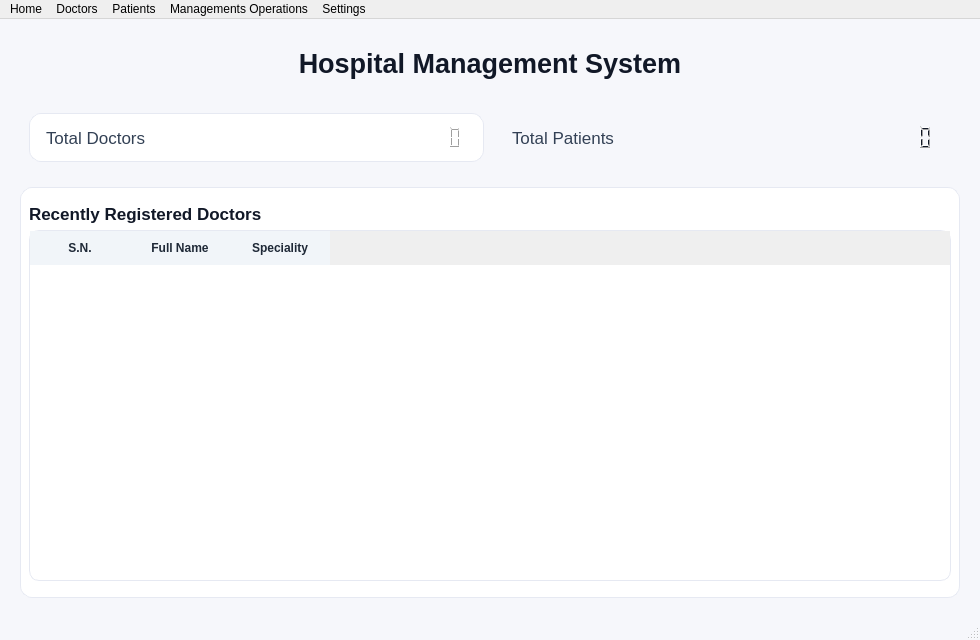
<?xml version="1.0" encoding="UTF-8"?>
<ui version="4.0">
 <class>AdminWindow</class>
 <widget class="QMainWindow" name="AdminWindow">
  <property name="geometry">
   <rect>
    <x>0</x>
    <y>0</y>
    <width>980</width>
    <height>640</height>
   </rect>
  </property>
  <property name="windowTitle">
   <string>Hospital Management System</string>
  </property>
  <property name="styleSheet">
   <string notr="true">QMainWindow {
    background-color: #f6f7fb;
}
QFrame#statCard {
    background-color: #ffffff;
    border: 1px solid #e6e9f2;
    border-radius: 12px;
}
QLabel#titleLabel {
    font-size: 20pt;
    font-weight: 600;
    color: #111827;
}
QLabel#subtitleLabel {
    font-size: 10pt;
    color: #6b7280;
}
QTableWidget {
    background: #ffffff;
    border: 1px solid #e6e9f2;
    border-radius: 10px;
    gridline-color: #e6e9f2;
}
QHeaderView::section {
    background-color: #f1f5f9;
    color: #1f2937;
    border: none;
    padding: 8px;
    font-weight: 600;
}
QLCDNumber {
    background: transparent;
    color: #111827;
}
</string>
  </property>
  <widget class="QWidget" name="centralwidget">
   <layout class="QVBoxLayout" name="centralLayout">
    <property name="spacing">
     <number>16</number>
    </property>
    <property name="leftMargin">
     <number>20</number>
    </property>
    <property name="topMargin">
     <number>20</number>
    </property>
    <property name="rightMargin">
     <number>20</number>
    </property>
    <property name="bottomMargin">
     <number>20</number>
    </property>
    <item>
     <widget class="QWidget" name="headerWidget" native="true">
      <layout class="QVBoxLayout" name="headerLayout">
       <property name="spacing">
        <number>4</number>
       </property>
       <item>
        <widget class="QLabel" name="titleLabel">
         <property name="styleSheet">
          <string notr="true">text-align: center;
</string>
         </property>
         <property name="text">
          <string>Hospital Management System</string>
         </property>
         <property name="alignment">
          <set>Qt::AlignCenter</set>
         </property>
        </widget>
       </item>
      </layout>
     </widget>
    </item>
    <item>
     <widget class="QWidget" name="statsWidget" native="true">
      <layout class="QHBoxLayout" name="statsLayout">
       <property name="spacing">
        <number>12</number>
       </property>
       <item>
        <widget class="QFrame" name="statCard">
         <property name="sizePolicy">
          <sizepolicy hsizetype="Expanding" vsizetype="Preferred">
           <horstretch>0</horstretch>
           <verstretch>0</verstretch>
          </sizepolicy>
         </property>
         <layout class="QHBoxLayout" name="doctorsCardLayout">
          <property name="leftMargin">
           <number>16</number>
          </property>
          <property name="topMargin">
           <number>12</number>
          </property>
          <property name="rightMargin">
           <number>16</number>
          </property>
          <property name="bottomMargin">
           <number>12</number>
          </property>
          <item>
           <widget class="QLabel" name="label">
            <property name="styleSheet">
             <string notr="true">font-size: 13pt; color: #334155;</string>
            </property>
            <property name="text">
             <string>Total Doctors</string>
            </property>
           </widget>
          </item>
          <item>
           <spacer name="doctorsSpacer">
            <property name="orientation">
             <enum>Qt::Horizontal</enum>
            </property>
            <property name="sizeHint" stdset="0">
             <size>
              <width>40</width>
              <height>20</height>
             </size>
            </property>
           </spacer>
          </item>
          <item>
           <widget class="QLCDNumber" name="lcdNumber">
            <property name="digitCount">
             <number>4</number>
            </property>
           </widget>
          </item>
         </layout>
        </widget>
       </item>
       <item>
        <widget class="QFrame" name="statCard">
         <property name="sizePolicy">
          <sizepolicy hsizetype="Expanding" vsizetype="Preferred">
           <horstretch>0</horstretch>
           <verstretch>0</verstretch>
          </sizepolicy>
         </property>
         <layout class="QHBoxLayout" name="patientsCardLayout">
          <property name="leftMargin">
           <number>16</number>
          </property>
          <property name="topMargin">
           <number>12</number>
          </property>
          <property name="rightMargin">
           <number>16</number>
          </property>
          <property name="bottomMargin">
           <number>12</number>
          </property>
          <item>
           <widget class="QLabel" name="label_2">
            <property name="styleSheet">
             <string notr="true">font-size: 13pt; color: #334155;</string>
            </property>
            <property name="text">
             <string>Total Patients</string>
            </property>
           </widget>
          </item>
          <item>
           <spacer name="patientsSpacer">
            <property name="orientation">
             <enum>Qt::Horizontal</enum>
            </property>
            <property name="sizeHint" stdset="0">
             <size>
              <width>40</width>
              <height>20</height>
             </size>
            </property>
           </spacer>
          </item>
          <item>
           <widget class="QLCDNumber" name="lcdNumber_2">
            <property name="digitCount">
             <number>4</number>
            </property>
           </widget>
          </item>
         </layout>
        </widget>
       </item>
      </layout>
     </widget>
    </item>
    <item>
     <widget class="QFrame" name="tableCard">
      <property name="styleSheet">
       <string notr="true">QFrame#tableCard {
    background-color: #ffffff;
    border: 1px solid #e6e9f2;
    border-radius: 12px;
}</string>
      </property>
      <layout class="QVBoxLayout" name="tableLayout">
       <property name="leftMargin">
        <number>8</number>
       </property>
       <property name="topMargin">
        <number>16</number>
       </property>
       <property name="rightMargin">
        <number>8</number>
       </property>
       <property name="bottomMargin">
        <number>16</number>
       </property>
       <item>
        <widget class="QLabel" name="label_3">
         <property name="styleSheet">
          <string notr="true">font-size: 13pt; font-weight: 600; color: #111827;</string>
         </property>
         <property name="text">
          <string>Recently Registered Doctors</string>
         </property>
         <property name="alignment">
          <set>Qt::AlignJustify|Qt::AlignVCenter</set>
         </property>
        </widget>
       </item>
       <item>
        <widget class="QTableWidget" name="tableWidget">
         <property name="sizePolicy">
          <sizepolicy hsizetype="Expanding" vsizetype="Expanding">
           <horstretch>0</horstretch>
           <verstretch>0</verstretch>
          </sizepolicy>
         </property>
         <property name="rowCount">
          <number>0</number>
         </property>
         <property name="columnCount">
          <number>3</number>
         </property>
         <column>
          <property name="text">
           <string>S.N.</string>
          </property>
         </column>
         <column>
          <property name="text">
           <string>Full Name</string>
          </property>
         </column>
         <column>
          <property name="text">
           <string>Speciality</string>
          </property>
         </column>
        </widget>
       </item>
      </layout>
     </widget>
    </item>
   </layout>
  </widget>
  <widget class="QMenuBar" name="menubar">
   <property name="geometry">
    <rect>
     <x>0</x>
     <y>0</y>
     <width>980</width>
     <height>21</height>
    </rect>
   </property>
   <widget class="QMenu" name="menuHome">
    <property name="title">
     <string>Home</string>
    </property>
   </widget>
   <widget class="QMenu" name="menuDoctors">
    <property name="title">
     <string>Doctors</string>
    </property>
   </widget>
   <widget class="QMenu" name="menuPatients">
    <property name="title">
     <string>Patients</string>
    </property>
   </widget>
   <widget class="QMenu" name="menuHospital_Reports">
    <property name="title">
     <string>Managements Operations</string>
    </property>
   </widget>
   <widget class="QMenu" name="menuSettings">
    <property name="title">
     <string>Settings</string>
    </property>
   </widget>
   <addaction name="menuHome"/>
   <addaction name="menuDoctors"/>
   <addaction name="menuPatients"/>
   <addaction name="menuHospital_Reports"/>
   <addaction name="menuSettings"/>
  </widget>
  <widget class="QStatusBar" name="statusbar"/>
 </widget>
 <resources/>
 <connections/>
</ui>
